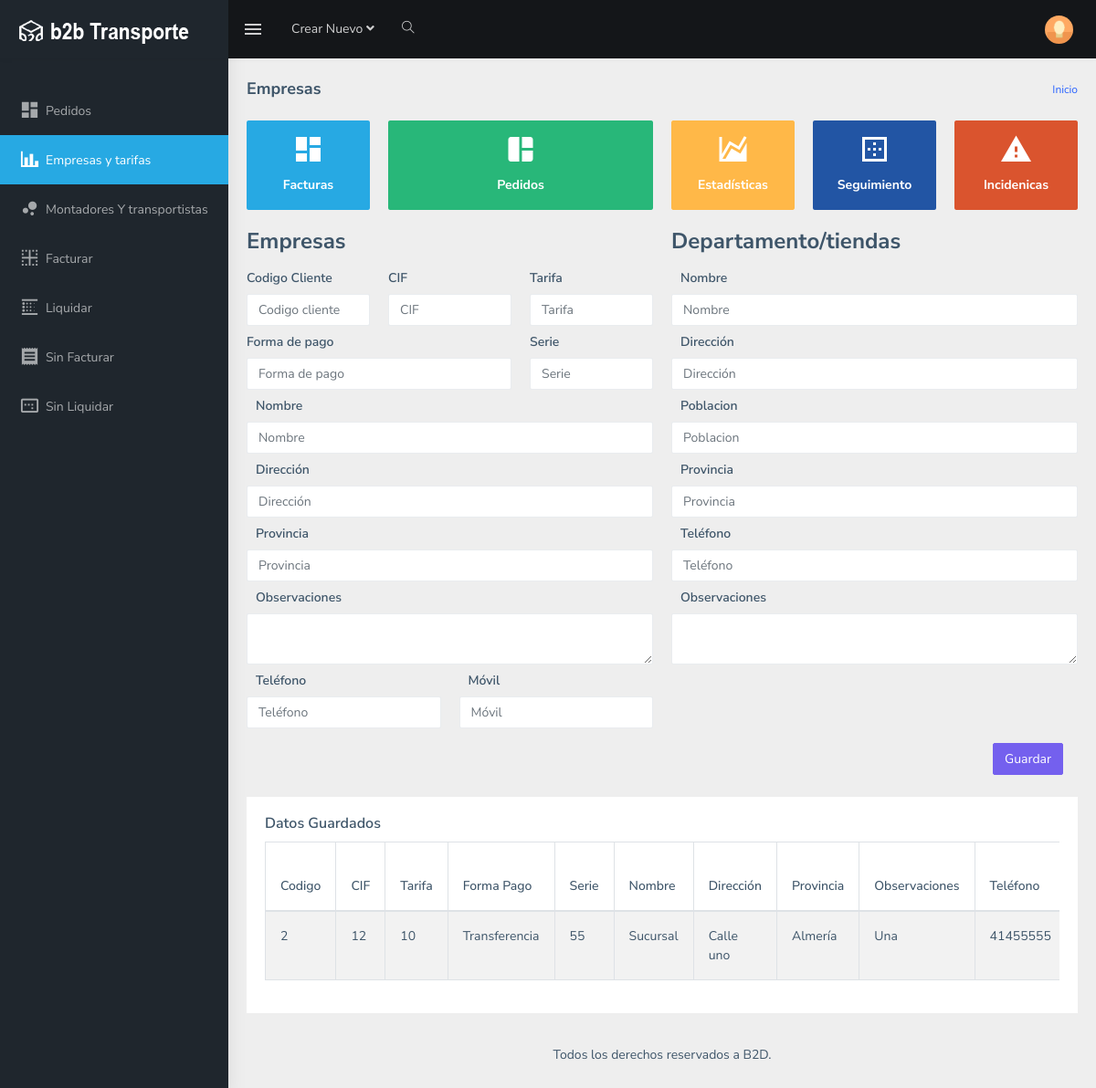
Page /empresasytarifas.php on the committed database.
### tables this page shows
CREATE TABLE IF NOT EXISTS `empresas` (
  `id` int(11) NOT NULL AUTO_INCREMENT,
  `codigo` int(255) NOT NULL,
  `cif` varchar(50) NOT NULL,
  `tarifa` int(20) NOT NULL,
  `formapago` varchar(14) NOT NULL,
  `serie` varchar(30) NOT NULL,
  `nombre` varchar(40) NOT NULL,
  `direccion` varchar(100) NOT NULL,
  `provincia` varchar(255) NOT NULL,
  `observaciones` varchar(255) NOT NULL,
  `telefono1` int(255) NOT NULL,
  `movil` int(255) NOT NULL,
  `nombre2` varchar(40) NOT NULL,
  `direccion2` varchar(100) NOT NULL,
  `poblacion2` varchar(255) NOT NULL,
  `provincia2` varchar(255) NOT NULL,
  `telefono2` int(255) NOT NULL,
  `observaciones2` varchar(255) NOT NULL,
  PRIMARY KEY (`id`)
);

### empresasytarifas.php (the view, shortened to what the rows shown need)
<?php
include_once 'conexion.php';
$sql_leer = 'SELECT * FROM empresas';
$gsent= $pdo->prepare($sql_leer);
$gsent->execute();
$resultado = $gsent ->fetchAll();
?>
<!DOCTYPE html>
<html dir="ltr" lang="en">
<head>
    <link href="assets/libs/flot/css/float-chart.css" rel="stylesheet">
    <link href="dist/css/style.min.css" rel="stylesheet">
</head>
<body>
    <div id="main-wrapper">
        <div class="page-wrapper">
            <div class="container-fluid">
                <div class="row">
                    <div class="col-md-6 col-lg-2 col-xlg-3">
                        <div class="card card-hover">
                            <div class="box bg-cyan text-center">
                                <h1 class="font-light text-white"><i class="mdi mdi-view-dashboard"></i></h1>
                            </div>
                        </div>
                    </div>
                    <div class="col-md-6 col-lg-4 col-xlg-3">
                        <div class="card card-hover">
                            <div class="box bg-success text-center">
                                <h1 class="font-light text-white"><i class="mdi mdi-collage "></i></h1>
                            </div>
                        </div>
                    </div>
                    <div class="col-md-6 col-lg-2 col-xlg-3">
                        <div class="card card-hover">
                            <div class="box bg-warning text-center">
                                <h1 class="font-light text-white"><i class="mdi mdi-chart-areaspline "></i></h1>
                            </div>
                        </div>
                    </div>
                    <div class="col-md-6 col-lg-2 col-xlg-3">
                        <div class="card card-hover">
                            <div class="box bg-info text-center">
                                <h1 class="font-light text-white"><i class="mdi mdi-border-outside"></i></h1>
                            </div>
                        </div>
                    </div>
                    <div class="col-md-6 col-lg-2 col-xlg-3">
                        <div class="card card-hover">
                            <div class="box bg-danger text-center">
                                <h1 class="font-light text-white"><i class="mdi mdi-alert"></i></h1>
                            </div>
                        </div>
                    </div>
                </div>
               <form method="POST">
                 <div class="card mt-4">
                    <div class="card-body">
                        <div class="table-responsive">
                            <table id="zero_config" class="table table-striped table-bordered">
                                <thead>
                                    <tr>
                                        <th>Codigo</th>
                                        <th>CIF</th>
                                        <th>Tarifa</th>
                                        <th>Forma Pago</th>
                                        <th>Serie</th>
                                        <th>Nombre</th>
                                        <th>Dirección</th>
                                        <th>Provincia</th>
                                        <th>Observaciones</th>
                                        <th>Teléfono</th>
                                    </tr>
                                </thead>
                                <tbody>
                                <?php foreach($resultado as $dato):  ?>
                                    <tr>
                                        <td> <?php echo $dato['codigo']  ?></td>
                                        <td><?php echo $dato['cif']  ?></td>
                                        <td><?php echo $dato['tarifa']  ?></td>
                                        <td><?php echo utf8_encode($dato['formapago'])  ?></td>
                                        <td><?php echo utf8_encode($dato['serie'])  ?></td>
                                        <td><?php echo utf8_encode($dato['nombre'])  ?></td>
                                        <td><?php echo utf8_encode($dato['direccion'])  ?></td>
                                        <td><?php echo utf8_encode($dato['provincia'])  ?></td>
                                        <td><?php echo utf8_encode($dato['observaciones'])  ?></td>
                                        <td><?php echo $dato['telefono1']  ?></td>
                                    </tr>
                                 <?php endforeach?>
                                </tbody>
                            </table>
                        </div>
                    </div>
                </div>
                </form>
            </div>
        </div>
</body>
</html>

### rows in the picture
empresas: codigo "2", cif "12", tarifa "10", formapago "Transferencia", serie "55", nombre "Sucursal", direccion "Calle uno", provincia "Almería", observaciones "Una", telefono1 "41455555"
